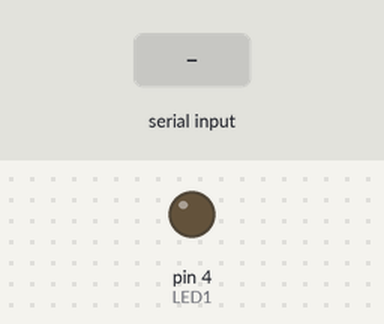
Bench run of a sketch on a simulated Arduino Uno, built with avr-gcc and run on an emulated ATmega328P. On the bench: output pins drawn as LEDs (lit = HIGH). Inputs (shaded band) come from the test bench.

Above: at 1.2 s.
1.3 s: "on" received over Serial
At 3.2 s:
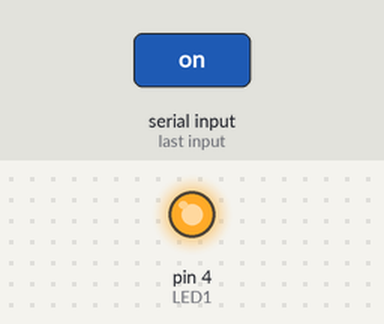
3.8 s: "off" received over Serial
At 5.1 s:
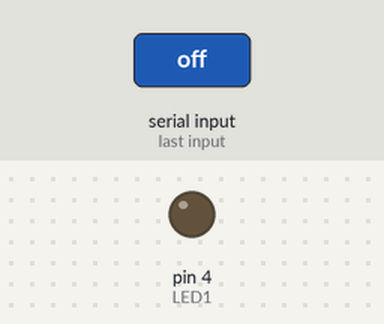
Timing chart, 0 to 6.8 s (numbered marks = the images above; inputs shaded):
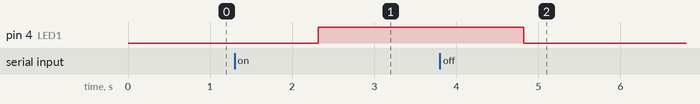

The sketch:

Recepcao.ino
```cpp
/*
Os pinos M0 e M1 do módulo LoRa foram conectados diretamente no GND
*/

#define LED1 4

void setup() {
  pinMode(LED1, OUTPUT);
  Serial.begin(9600);
}

void loop() {
  if(Serial.available() > 1){
    String input = Serial.readString();

    if(input == "on") {
      digitalWrite(LED1, HIGH);
    }
    if(input == "off") {
      digitalWrite(LED1, LOW);
    }
  }
  delay(20);
}
```

Measured:
- after the input at 1.3 s, pin 4 (LED1): LOW → HIGH after 1.0 s
- after the input at 3.8 s, pin 4 (LED1): HIGH → LOW after 1.0 s
